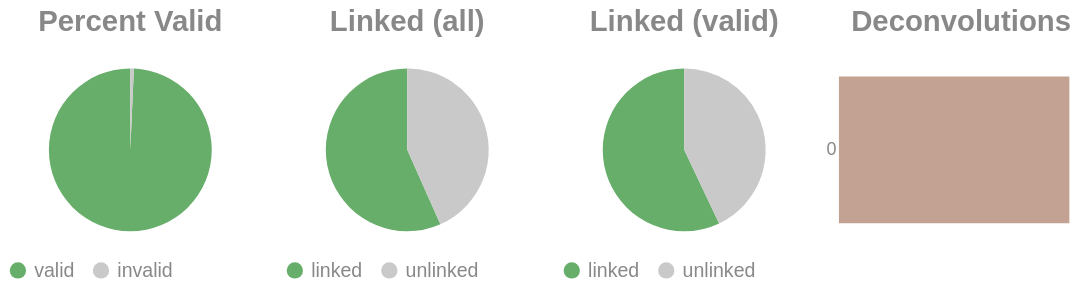

The code cell stored with this chart in its notebook:
### Code cell
if SKIPLR:
    pass
else:
    clash = Counter()
    for i in valids['molecule'].to_list():
        _mol = i.split("-")
        if len(_mol) == 1:
            clash.update('0')
        else:
            clash.update(_mol[-1])

    _d = {"deconvolutions": [], 'count': []}
    for k,v in clash.items():
        _d['deconvolutions'].append(k)
        _d['count'].append(v)

    tot_valid = valids['reads'].sum()
    mask = valids['reads'] >= 2
    n_linked_reads = valids.filter(mask)['reads'].sum()
    if n_linked_reads == 0:
        print_html("No linked molecules (>=2 reads) were detected; skipping linked-only distributions.")
        SKIPLR = True
    else:
        perc_valid = round(tot_valid / n_reads, 4)
        linked_perc_abs = round(n_linked_reads / n_reads, 4)
        linked_perc = round(n_linked_reads / tot_valid, 4)

    _valid = pl.DataFrame({"valids": ['valid', 'invalid'], "count": [tot_valid, n_reads - tot_valid]})
    _linked_abs = pl.DataFrame({"linked (absolute)": ['linked', 'unlinked'], "count": [n_linked_reads, n_reads - n_linked_reads]})
    _linked_rel = pl.DataFrame({"linked (valids)": ['linked', 'unlinked'], "count": [n_linked_reads, tot_valid - n_linked_reads]})

    (
        alt.hconcat(
            piechart(_valid, goodval = 'valid', title = "Percent Valid"),
            piechart(_linked_abs, goodval = "linked", title =  "Linked (all)"),
            piechart(_linked_rel, goodval = "linked", title =  "Linked (valid)"),
            convolutionbar(pl.DataFrame(_d), title = "Deconvolutions"),
            center = True,
            bounds = 'flush'
        )
        .resolve_scale(color='independent')
        .resolve_legend('independent')
        .properties(usermeta={'embedOptions': {"actions": False}})
    ).display()

### Figure 1 — Vega-Lite specification as saved in the notebook (floating-point values rounded to 4 significant figures)
{"width": "container", "height": 400, "config": {"title": {"anchor": "start", "dy": -15, "fontSize": 18, "color": "#888888", "subtitleColor": "#888888", "subtitleFontSize": 14}, "arc": {"fill": "#0072B2"}, "axis": {"domainColor": "#888888", "domainWidth": 0.5, "gridWidth": 0.2, "grid": false, "titleFontWeight": 400, "titleFontSize": 15, "labelFontSize": 11, "labelColor": "#888888", "tickColor": "#888888", "tickWidth": 0.2, "titleColor": "#888888"}, "axisBand": {"grid": false}, "axisX": {"grid": true, "tickSize": 10, "domainCap": "round"}, "axisY": {"domain": false, "grid": true, "tickSize": 0, "domainCap": "round"}, "background": "transparent", "header": {"labelFontSize": 15, "labelColor": "#888888", "titleFontSize": 15, "titleFontWeight": 600, "titleColor": "#888888"}, "legend": {"labelFont": "sans-serif", "labelFontSize": 12, "labelColor": "#888888", "symbolSize": 100, "symbolType": "circle", "titleFontSize": 12, "titlePadding": 10, "titleColor": "#888888", "title": null}, "range": {"category": ["#E69F00", "#56B4E9", "#009E73", "#F0E442", "#0072B2", "#D55E00", "#CC79A7", "#000000"], "diverging": ["#cfe8f3", "#a2d4ec", "#73bfe2", "#46abdb", "#1696d2", "#12719e"]}, "area": {"fill": "#0072B2", "fillOpacity": 0.7, "line": true, "strokeOpacity": 0.7}, "line": {"color": "#0072B2", "stroke": "#0072B2", "strokeWidth": 2}, "trail": {"color": "#0072B2", "stroke": "#0072B2", "strokeWidth": 0, "size": 1}, "point": {"filled": true, "fillOpacity": 1.0, "size": 95}, "text": {"color": "#888888", "fontSize": 11, "align": "right", "fontWeight": 400, "size": 11}, "bar": {"fill": "#0072B2", "stroke": null}, "view": {"stroke": null, "continuousWidth": 660, "continuousHeight": 400}}, "hconcat": [{"data": {"name": "data-de9cdd03ea28b3fb06c52b8f370d241f"}, "mark": {"type": "arc"}, "encoding": {"color": {"field": "valids", "legend": {"orient": "bottom", "title": null}, "scale": {"domain": ["valid", "invalid"], "range": ["#68ae6b", "#C9C9C9"]}, "title": "Valids", "type": "nominal"}, "theta": {"field": "count", "type": "quantitative"}, "tooltip": [{"field": "valids", "title": "Valids", "type": "ordinal"}, {"field": "percent", "format": ".2%", "title": "Percent", "type": "quantitative"}, {"field": "count", "title": "Count", "type": "quantitative"}]}, "height": 100, "title": {"text": "Percent Valid", "align": "center", "anchor": "middle"}, "transform": [{"calculate": "datum.count / 13963691", "as": "percent"}], "width": 150}, {"data": {"name": "data-d69d7b6d54bc50d82abf55a3ad5b3fad"}, "mark": {"type": "arc"}, "encoding": {"color": {"field": "linked (absolute)", "legend": {"orient": "bottom", "title": null}, "scale": {"domain": ["linked", "unlinked"], "range": ["#68ae6b", "#C9C9C9"]}, "title": "Linked (Absolute)", "type": "nominal"}, "theta": {"field": "count", "type": "quantitative"}, "tooltip": [{"field": "linked (absolute)", "title": "Linked (Absolute)", "type": "ordinal"}, {"field": "percent", "format": ".2%", "title": "Percent", "type": "quantitative"}, {"field": "count", "title": "Count", "type": "quantitative"}]}, "height": 100, "title": {"text": "Linked (all)", "align": "center", "anchor": "middle"}, "transform": [{"calculate": "datum.count / 13963691", "as": "percent"}], "width": 150}, {"data": {"name": "data-3956a3527066fa7884d6dbe9ae5719b0"}, "mark": {"type": "arc"}, "encoding": {"color": {"field": "linked (valids)", "legend": {"orient": "bottom", "title": null}, "scale": {"domain": ["linked", "unlinked"], "range": ["#68ae6b", "#C9C9C9"]}, "title": "Linked (Valids)", "type": "nominal"}, "theta": {"field": "count", "type": "quantitative"}, "tooltip": [{"field": "linked (valids)", "title": "Linked (Valids)", "type": "ordinal"}, {"field": "percent", "format": ".2%", "title": "Percent", "type": "quantitative"}, {"field": "count", "title": "Count", "type": "quantitative"}]}, "height": 100, "title": {"text": "Linked (valid)", "align": "center", "anchor": "middle"}, "transform": [{"calculate": "datum.count / 13866835", "as": "percent"}], "width": 150}, {"data": {"name": "data-16c4670e2d68e5e358cf109a84f209e3"}, "mark": {"type": "bar"}, "encoding": {"color": {"field": "deconvolutions", "legend": null, "scale": {"scheme": "lightgreyred"}, "type": "nominal"}, "tooltip": [{"field": "deconvolutions", "title": "Deconvolutions", "type": "ordinal"}, {"field": "percent", "format": ".2%", "title": "Percent", "type": "quantitative"}, {"field": "count", "title": "Count", "type": "quantitative"}], "x": {"axis": null, "field": "count", "type": "quantitative"}, "y": {"field": "deconvolutions", "sort": "ascending", "title": null, "type": "nominal"}}, "height": 100, "title": {"text": "Deconvolutions", "align": "center", "anchor": "middle"}, "transform": [{"calculate": "datum.count / 8487445", "as": "percent"}], "width": 150}], "bounds": "flush", "center": true, "resolve": {"legend": {"angle": "independent"}, "scale": {"color": "independent"}}, "usermeta": {"embedOptions": {"actions": false}}, "$schema": "https://vega.github.io/schema/vega-lite/v6.1.0.json", "datasets": {"data-de9cdd03ea28b3fb06c52b8f370d241f": [{"valids": "valid", "count": 13866835}, {"valids": "invalid", "count": 96856}], "data-d69d7b6d54bc50d82abf55a3ad5b3fad": [{"linked (absolute)": "linked", "count": 7913015}, {"linked (absolute)": "unlinked", "count": 6050676}], "data-3956a3527066fa7884d6dbe9ae5719b0": [{"linked (valids)": "linked", "count": 7913015}, {"linked (valids)": "unlinked", "count": 5953820}], "data-16c4670e2d68e5e358cf109a84f209e3": [{"deconvolutions": "0", "count": 8487445}]}}
